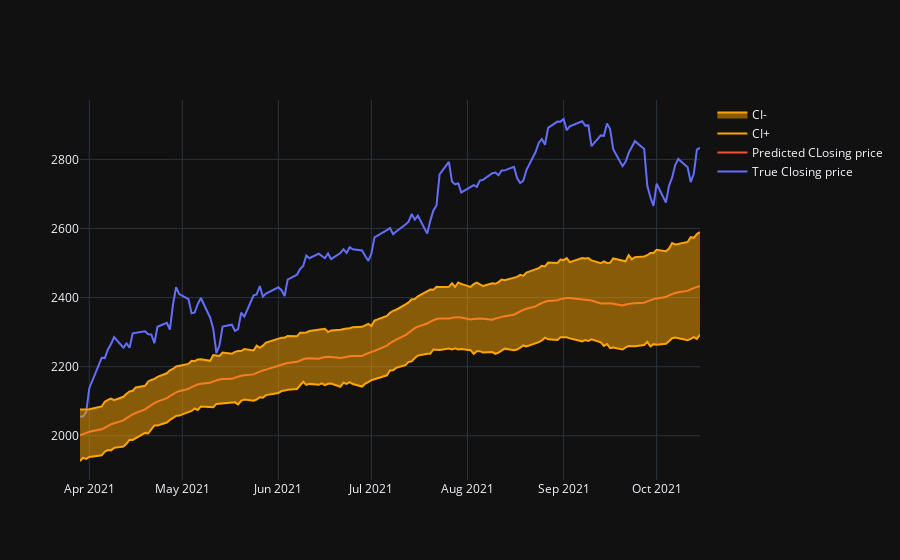

Notebook code cell kept with this figure:
### Code cell
fig = go.Figure()
fig.add_trace(
    go.Scatter(
        x=test_df['ds'],
        y=test_df['y'], 
        mode='lines',
        name='True Closing price'
    )
)

fig.add_trace(
    go.Scatter(
        x=test_df['ds'], 
        y=test_df['yhat'], 
        mode='lines', 
        name='Predicted CLosing price'
    )
)

fig.add_trace(
    go.Scatter(
        x=test_df['ds'], 
        y=test_df['yhat_upper'], 
        fill=None,
        mode='lines', 
        name='CI+', 
        line_color='orange'
    )
)

fig.add_trace(
    go.Scatter(
        x=test_df['ds'], 
        y=test_df['yhat_lower'], 
        fill='tonexty',
        mode='lines', 
        line_color='orange',
        name='CI-'
    )
)
fig.update_layout(template='plotly_dark')
fig.show()

### Figure 1 — Plotly figure (JSON) as saved in the notebook; plotly's stock layout.template omitted (floating-point values rounded to 4 significant figures; data arrays with more than 128 entries replaced by an {"elided": "..."} marker saying what was removed)
{"data": [{"mode": "lines", "name": "True Closing price", "type": "scatter", "x": {"elided": "141 str values"}, "y": {"elided": "141 float values"}}, {"mode": "lines", "name": "Predicted CLosing price", "type": "scatter", "x": {"elided": "141 str values"}, "y": {"elided": "141 float values"}}, {"line": {"color": "orange"}, "mode": "lines", "name": "CI+", "type": "scatter", "x": {"elided": "141 str values"}, "y": {"elided": "141 float values"}}, {"fill": "tonexty", "line": {"color": "orange"}, "mode": "lines", "name": "CI-", "type": "scatter", "x": {"elided": "141 str values"}, "y": {"elided": "141 float values"}}], "layout": {}}
